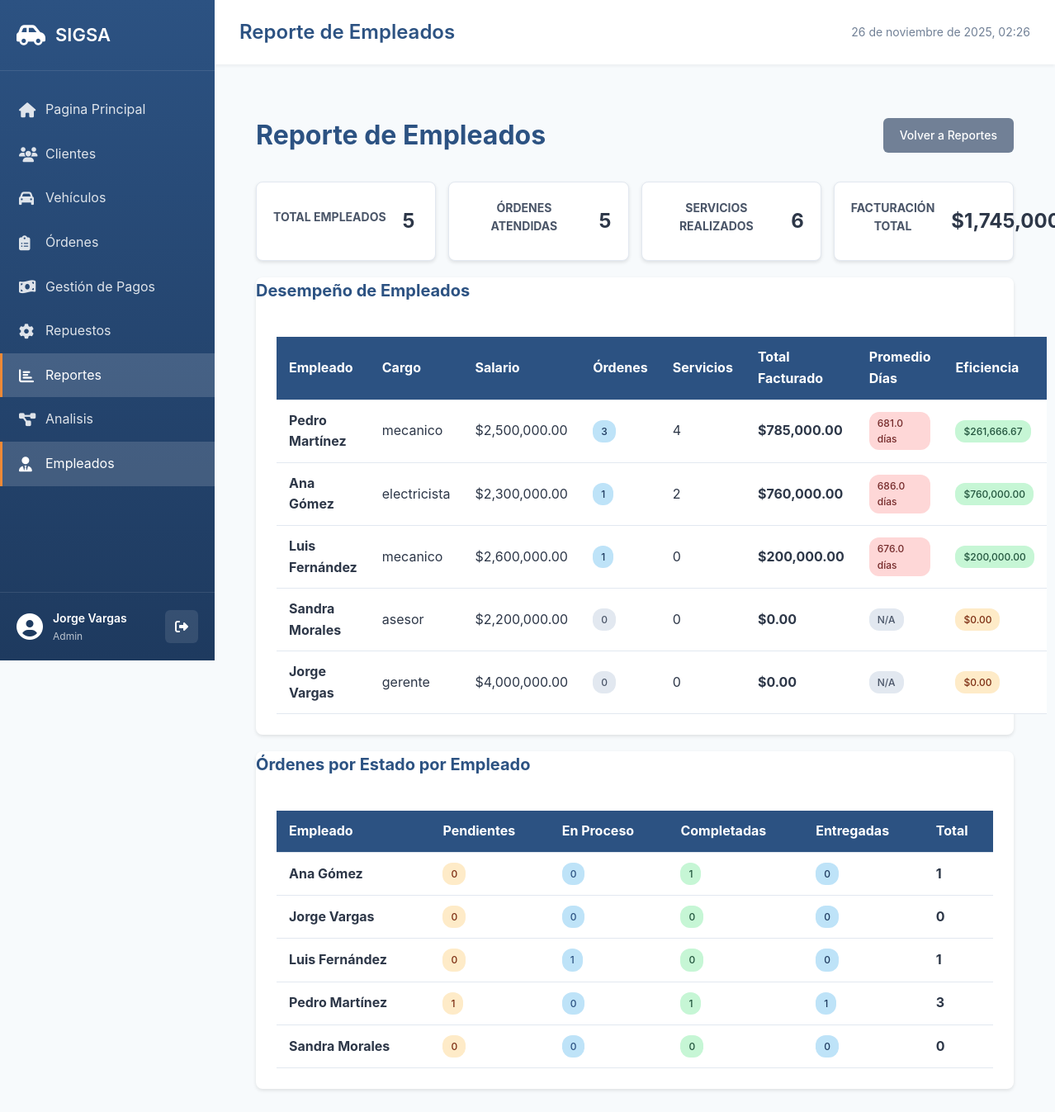
Screenshot of /pages/reportes/empleados.php (signed in) with the database file from the repository.
### tables this page shows
CREATE TABLE Empleados (
    id_empleado INT AUTO_INCREMENT PRIMARY KEY,
    nombre VARCHAR(200) NOT NULL,
    documento VARCHAR(20) NOT NULL UNIQUE,
    cargo ENUM('mecanico', 'electricista', 'pintor', 'gerente', 'asesor') NOT NULL,
    salario DECIMAL(10, 2) NOT NULL,
    fecha_contratacion DATE NOT NULL,
    telefono VARCHAR(20),
    correo VARCHAR(100),
    estado ENUM('activo', 'inactivo') DEFAULT 'activo',
    INDEX idx_cargo (cargo),
    INDEX idx_estado (estado)
);

### pages/reportes/empleados.php (the view, shortened to what this page needs)
<?php
$db = getDB();
$stmt = $db->query("
    SELECT
        e.*,
        COUNT(DISTINCT o.id_orden) as total_ordenes,
        -- Servicios sin duplicación
        (SELECT COUNT(*) FROM ServiciosRealizados sr
         INNER JOIN OrdenesServicio os ON sr.id_orden = os.id_orden
         WHERE os.id_empleado = e.id_empleado) as total_servicios,
        -- Facturación usando función existente (sin duplicación)
        COALESCE(SUM(calcular_costo_total_orden(o.id_orden)), 0) as total_facturado,
        -- Promedio días
        AVG(
            CASE
                WHEN o.estado IN ('completada', 'entregada') AND o.fecha_entrega IS NOT NULL
                THEN DATEDIFF(o.fecha_entrega, o.fecha_ingreso)
                WHEN o.estado IS NOT NULL
                THEN DATEDIFF(CURDATE(), o.fecha_ingreso)
                ELSE NULL
            END
        ) as promedio_dias
    FROM Empleados e
    LEFT JOIN OrdenesServicio o ON e.id_empleado = o.id_empleado
    WHERE e.estado = 'activo'
    GROUP BY e.id_empleado, e.nombre, e.documento, e.cargo, e.salario, e.fecha_contratacion, e.telefono, e.correo, e.estado
    ORDER BY total_facturado DESC
");
$empleados = $stmt->fetchAll();
$stmt = $db->query("
    SELECT
        e.id_empleado,
        e.nombre,
        COUNT(CASE WHEN o.estado = 'pendiente' THEN 1 END) as pendientes,
        COUNT(CASE WHEN o.estado = 'en_proceso' THEN 1 END) as en_proceso,
        COUNT(CASE WHEN o.estado = 'completada' THEN 1 END) as completadas,
        COUNT(CASE WHEN o.estado = 'entregada' THEN 1 END) as entregadas,
        COUNT(o.id_orden) as total
    FROM Empleados e
    LEFT JOIN OrdenesServicio o ON e.id_empleado = o.id_empleado
    WHERE e.estado = 'activo'
    GROUP BY e.id_empleado, e.nombre
    ORDER BY e.nombre
");
$empleados_estados = $stmt->fetchAll();
include __DIR__ . '/../../includes/header.php';
?>
<div class="container">
    <div class="page-header">
        <h1>Reporte de Empleados</h1>
        <a href="index.php" class="btn btn-secondary">Volver a Reportes</a>
    </div>
    <div class="stats-grid">
        <div class="stat-card">
            <h3>Total Empleados</h3>
            <p class="stat-value"><?= count($empleados) ?></p>
        </div>
        <div class="stat-card">
            <h3>Órdenes Atendidas</h3>
            <p class="stat-value"><?= array_sum(array_column($empleados, 'total_ordenes')) ?></p>
        </div>
        <div class="stat-card">
            <h3>Servicios Realizados</h3>
            <p class="stat-value"><?= array_sum(array_column($empleados, 'total_servicios')) ?></p>
        </div>
        <div class="stat-card">
            <h3>Facturación Total</h3>
            <p class="stat-value">$<?= number_format(array_sum(array_column($empleados, 'total_facturado')), 2) ?></p>
        </div>
    </div>
    <div class="card">
        <div class="card-header">
            <h3>Desempeño de Empleados</h3>
        </div>
        <div class="card-body">
            <div class="table-responsive">
                <table class="table">
                    <thead>
                        <tr>
                            <th>Empleado</th>
                            <th>Cargo</th>
                            <th>Salario</th>
                            <th>Órdenes</th>
                            <th>Servicios</th>
                            <th>Total Facturado</th>
                            <th>Promedio Días</th>
                            <th>Eficiencia</th>
                        </tr>
                    </thead>
                    <tbody>
                        <?php foreach ($empleados as $empleado):
                            $eficiencia = $empleado['total_ordenes'] > 0 ?
                                ($empleado['total_facturado'] / $empleado['total_ordenes']) : 0;
                        ?>
                        <tr>
                            <td><strong><?= htmlspecialchars($empleado['nombre']) ?></strong></td>
                            <td><?= htmlspecialchars($empleado['cargo']) ?></td>
                            <td>$<?= number_format($empleado['salario'], 2) ?></td>
                            <td>
                                <span class="badge badge-<?= $empleado['total_ordenes'] > 0 ? 'primary' : 'secondary' ?>">
                                    <?= $empleado['total_ordenes'] ?>
                                </span>
                            </td>
                            <td><?= $empleado['total_servicios'] ?></td>
                            <td><strong>$<?= number_format($empleado['total_facturado'], 2) ?></strong></td>
                            <td>
                                <?php if ($empleado['promedio_dias']): ?>
                                    <span class="badge badge-<?= $empleado['promedio_dias'] <= 3 ? 'success' : ($empleado['promedio_dias'] <= 7 ? 'warning' : 'danger') ?>">
                                        <?= number_format($empleado['promedio_dias'], 1) ?> días
                                    </span>
                                <?php else: ?>
                                    <span class="badge badge-secondary">N/A</span>
                                <?php endif; ?>
                            </td>
                            <td>
                                <span class="badge badge-<?= $eficiencia > 100000 ? 'success' : ($eficiencia > 50000 ? 'info' : 'warning') ?>">
                                    $<?= number_format($eficiencia, 2) ?>
                                </span>
                            </td>
                        </tr>
                        <?php endforeach; ?>
                    </tbody>
                </table>
            </div>
        </div>
    </div>
    <div class="card">
        <div class="card-header">
            <h3>Órdenes por Estado por Empleado</h3>
        </div>
        <div class="card-body">
            <div class="table-responsive">
                <table class="table">
                    <thead>
                        <tr>
                            <th>Empleado</th>
                            <th>Pendientes</th>
                            <th>En Proceso</th>
                            <th>Completadas</th>
                            <th>Entregadas</th>
                            <th>Total</th>
                        </tr>
                    </thead>
                    <tbody>
                        <?php foreach ($empleados_estados as $empleado_estado): ?>
                        <tr>
                            <td><strong><?= htmlspecialchars($empleado_estado['nombre']) ?></strong></td>
                            <td>
                                <span class="badge badge-warning"><?= $empleado_estado['pendientes'] ?></span>
                            </td>
                            <td>
                                <span class="badge badge-info"><?= $empleado_estado['en_proceso'] ?></span>
                            </td>
                            <td>
                                <span class="badge badge-success"><?= $empleado_estado['completadas'] ?></span>
                            </td>
                            <td>
                                <span class="badge badge-primary"><?= $empleado_estado['entregadas'] ?></span>
                            </td>
                            <td>
                                <strong><?= $empleado_estado['total'] ?></strong>
                            </td>
                        </tr>
                        <?php endforeach; ?>
                    </tbody>
                </table>
            </div>
        </div>
    </div>
</div>
<?php include __DIR__ . '/../../includes/footer.php'; ?>

### assets/css/style.css (style rules this page uses)
* { margin: 0; padding: 0; box-sizing: border-box; }
:root { --primary-color: #2c5282; --secondary-color: #4a90b5; --success-color: #48bb78; --danger-color: #f56565; --warning-color: #ed8936; --info-color: #4299e1; --dark-color: #2d3748; --light-color: #f7fafc; --border-color: #e2e8f0; --text-color: #2d3748; --text-secondary: #718096; }
body { font-family: -apple-system, BlinkMacSystemFont, 'Segoe UI', 'Roboto', 'Oxygen', 'Ubuntu', sans-serif; background-color: #f7fafc; color: var(--text-color); line-height: 1.6; }
.container { max-width: 1400px; margin: 0 auto; padding: 30px 20px; }
.page-header { display: flex; justify-content: space-between; align-items: center; margin-bottom: 30px; }
.page-header h1 { color: var(--primary-color); font-size: 32px; }
.card { background: white; border-radius: 8px; box-shadow: 0 2px 4px rgba(0,0,0,0.1); margin-bottom: 20px; }
.card-body { padding: 25px; }
.card h3 { color: var(--primary-color); margin-bottom: 15px; font-size: 20px; }
.btn { padding: 10px 20px; border: none; border-radius: 6px; font-size: 14px; font-weight: 500; cursor: pointer; text-decoration: none; display: inline-block; transition: all 0.3s; }
.btn-secondary { background-color: #718096; color: white; }
.table { width: 100%; border-collapse: collapse; background: white; }
.table thead { background-color: var(--primary-color); color: white; }
.table th, .table td { padding: 12px 15px; text-align: left; border-bottom: 1px solid var(--border-color); }
.badge { padding: 4px 10px; border-radius: 12px; font-size: 12px; font-weight: 500; display: inline-block; }
.badge-success { background-color: #c6f6d5; color: #22543d; }
.badge-danger { background-color: #fed7d7; color: #742a2a; }
.badge-warning { background-color: #feebc8; color: #7c2d12; }
.badge-info { background-color: #bee3f8; color: #2c5282; }
.badge-primary { background-color: #bee3f8; color: #1e3a5f; }
.badge-secondary { background-color: #e2e8f0; color: #4a5568; }
.stats-grid { display: grid; grid-template-columns: repeat(auto-fit, minmax(250px, 1fr)); gap: 20px; margin-bottom: 30px; }
.stat-card { background: white; padding: 25px; border-radius: 8px; box-shadow: 0 2px 4px rgba(0,0,0,0.1); display: flex; align-items: center; gap: 20px; transition: transform 0.3s; }
.stat-value { font-size: 28px; font-weight: bold; color: var(--primary-color); }

### pages/reportes/empleados.php (style rules this page uses)
.stats-grid { display: grid; grid-template-columns: repeat(auto-fit, minmax(200px, 1fr)); gap: 15px; margin: 20px 0; }
.stat-card { background: white; padding: 20px; border-radius: 8px; box-shadow: 0 2px 4px rgba(0,0,0,0.1); text-align: center; border: 1px solid #e2e8f0; }
.stat-card h3 { color: #4a5568; font-size: 14px; margin-bottom: 10px; text-transform: uppercase; }
.stat-value { color: #2d3748; font-size: 24px; font-weight: bold; margin: 0; }

### rows the page displays
empleados: nombre "Pedro Martínez", cargo "mecanico", salario "2,500,000.00", total_ordenes "3", total_servicios "4", total_facturado "785,000.00", promedio_dias "681.0", eficiencia "261,666.67", pendientes "1", en_proceso "0", completadas "1", entregadas "1", total "3"
empleados: nombre "Ana Gómez", cargo "electricista", salario "2,300,000.00", total_ordenes "1", total_servicios "2", total_facturado "760,000.00", promedio_dias "686.0", eficiencia "760,000.00", pendientes "0", en_proceso "0", completadas "1", entregadas "0", total "1"
empleados: nombre "Luis Fernández", cargo "mecanico", salario "2,600,000.00", total_ordenes "1", total_servicios "0", total_facturado "200,000.00", promedio_dias "676.0", eficiencia "200,000.00", pendientes "0", en_proceso "1", completadas "0", entregadas "0", total "1"
empleados: nombre "Sandra Morales", cargo "asesor", salario "2,200,000.00", total_ordenes "0", total_servicios "0", total_facturado "0.00", shows "N/A", eficiencia "0.00", pendientes "0", en_proceso "0", completadas "0", entregadas "0", total "0"
empleados: nombre "Jorge Vargas", cargo "gerente", salario "4,000,000.00", total_ordenes "0", total_servicios "0", total_facturado "0.00", shows "N/A", eficiencia "0.00", pendientes "0", en_proceso "0", completadas "0", entregadas "0", total "0"

### other values shown
$currentUser['nombre'] "Jorge Vargas"
$currentUser['rol'] "Admin"
$pageTitle "Reporte de Empleados"
count($empleados) "5"
array_sum(array_column($empleados, 'total_ordenes')) "5"
array_sum(array_column($empleados, 'total_servicios')) "6"
